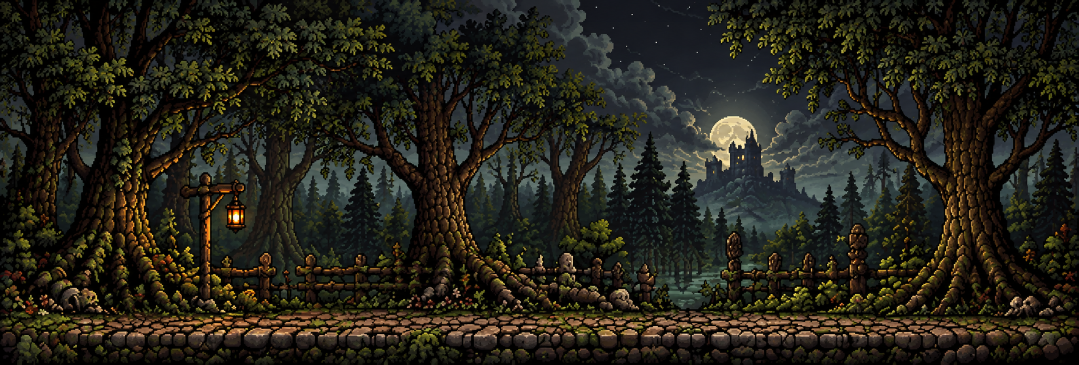
#> input picture art/forest-bg.png, 2157 x 729 px, found by its file name (shown at 1/2 size)
$ python location-bg.py art/forest-bg.png --loc forest --zoom 1.6 --center 0.36
#> lines starting #> are read from the running program, lines starting #| are printed output that depends on the picture
"""Нарезка рисованного фона локации из мастера генератора в два кадра игры.

Кадр забега — прямоугольник 960×320 между топбаром и консолью, и поле боя, и хаб рисуются в него же,
поэтому пропорция у обоих вариантов одна, а разница — в приближении:

* **wide** — поле боя: вся сцена целиком, мастер вписывается по ширине.
* **tall** — карта, хаб, награда, событие: кусок сцены крупнее (`--zoom`), взятый по земле,
  чтобы под текстом хаба лежал не пустой воздух, а тропа. Горизонт куска — `--center`.

Мастер уменьшается усреднением (BOX) без сглаживания и квантуется в палитру `--colors` — на глаз
разницы с полным цветом нет, а файл выходит в разы легче. Чёрные кромки генератора (у части мастеров
сверху и снизу лежит полоса в 10–35 px) срезаются сами: иначе внизу кадра, ровно под ногами бойцов,
появилась бы чёрная лента. Ширина 960 выбрана нарочно: в логическом
кадре это 1:1, на FullHD ровно ×2, так что `image-rendering: pixelated` нигде не пересчитывает пиксели.

    python tools/location-bg.py art/forest-bg.png --loc forest --zoom 1.6 --center 0.36

Готовые файлы — `src/assets/backgrounds/<локация>-wide.png` и `-tall.png`, их подхватывает
`BACKGROUNDS` в src/ui/backgrounds.ts. Нужен Pillow.
"""
import argparse
from pathlib import Path

import numpy as np
from PIL import Image

W, H = 960, 320   # кадр забега: центр между топбаром и консолью
DARK = 12         # ярче этого линия у края уже не кромка, а сцена
FLOOR = 75        # на столько px над низом кадра должна начинаться полоса пола: ступни героя на 38, врага на 64

ap = argparse.ArgumentParser()
ap.add_argument('src', help='мастер из генератора, пропорция примерно 3:1')
ap.add_argument('--loc', required=True, help='id локации: forest, swamp, crypt, hive, caves, ship')
ap.add_argument('--zoom', type=float, default=1.6, help='во сколько раз кусок для хабов крупнее сцены')
ap.add_argument('--center', type=float, default=0.5, help='середина куска для хабов, доля ширины мастера')
ap.add_argument('--colors', type=int, default=128, help='размер палитры; 0 — оставить полный цвет')
ap.add_argument('--no-trim', action='store_true', help='не срезать чёрные кромки мастера')
ap.add_argument('--ground', type=float, default=0, help='где полоса пола начинается сейчас: px от низа готового кадра (0 — не наращивать)')
ap.add_argument('--floor', type=float, default=FLOOR, help=f'где она должна начинаться, px от низа (по умолчанию {FLOOR})')
ap.add_argument('--out', default='src/assets/backgrounds', help='куда класть готовые кадры')
args = ap.parse_args()

master = Image.open(args.src).convert('RGB')
#> master is the input picture: PIL image 2157x729 RGB; mean R, G, B 37.2, 35, 25.3

if not args.no_trim:
    # Кромка генератора: подряд идущие от края почти чёрные линии. Дальше 8 % стороны не режем —
    # там уже может начинаться настоящая тень сцены.
    a = np.asarray(master).astype(int)
    rows, cols = a.mean(axis=(1, 2)), a.mean(axis=(0, 2))
#> rows = 729 values, max 83.97 at index 645, min 2.96 at index 728, mean 32.51; cols = 2157 values, max 65.9 at index 1455, min 12.89 at index 0, mean 32.51

    def edge(line, limit):
#> called with line = array of shape (729,), limit = 60
        n = 0
        while n < limit and line[n] < DARK:
            n += 1
#> this loop made 0 passes
#> after the loop, n = 0
        return n

    top, bottom = edge(rows, a.shape[0] // 12), edge(rows[::-1], a.shape[0] // 12)
#> the loop in edge (call 2), `while n < limit and line[n] < DARK:` made 7 passes
#> top = 0; bottom = 7
    left, right = edge(cols, a.shape[1] // 12), edge(cols[::-1], a.shape[1] // 12)
#> left = 0; right = 0
    if top or bottom or left or right:
        master = master.crop((left, top, master.width - right, master.height - bottom))
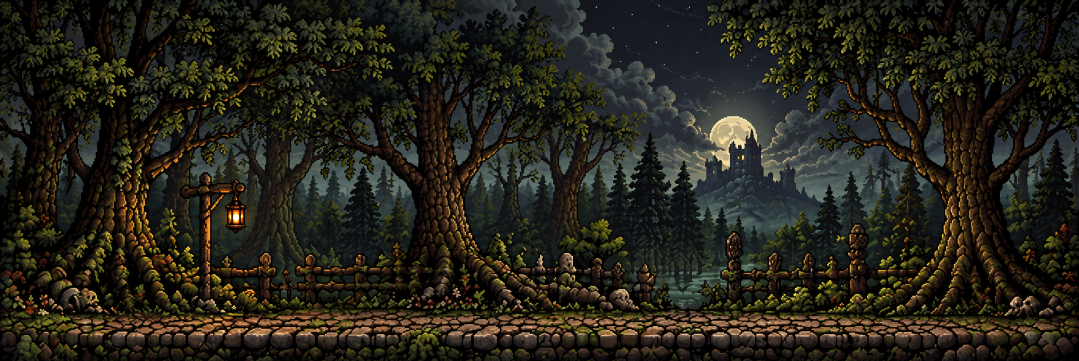
#> master: PIL image 2157x722 RGB (shown at 1/2 size); mean R, G, B 37.5, 35.3, 25.5
        print(f'срезаны чёрные кромки: верх {top}, низ {bottom}, слева {left}, справа {right}')
#| срезаны чёрные кромки: верх 0, низ 7, слева 0, справа 0

if args.ground:
    # Бойцы стоят в полосе 38–64 px над низом кадра, и полоса пола должна начинаться выше них. Подвинуть
    # кадр некуда (мастер и так 3:1), поэтому нижнюю полосу растягиваем вниз, а сверху срезаем ровно
    # столько же: сцена остаётся на месте, пола под ногами становится вдвое больше. Растяжение идёт по
    # перспективе — ближние ряды и так самые крупные, поэтому шов у верхней кромки пола не виден.
    scale = master.height / H
    k = round(args.ground * scale)            # высота полосы пола в мастере
    grow = round(args.floor * scale) - k      # сколько к ней добавить
    if grow > 0:
        floor = master.crop((0, master.height - k, master.width, master.height)).resize((master.width, k + grow), Image.BICUBIC)
        grown = Image.new('RGB', (master.width, master.height + grow))
        grown.paste(master.crop((0, 0, master.width, master.height - k)), (0, 0))
        grown.paste(floor, (0, master.height - k))
        master = grown
        print(f'полоса пола {k} → {k + grow} px мастера (в кадре {args.ground:.0f} → {args.floor:.0f}), сверху уйдёт {grow}')

mw, mh = master.size
#> mw = 2157; mh = 722


def shrink(box: tuple[int, int, int, int]) -> Image.Image:
    """Кусок мастера в кадр игры: усреднение без сглаживания, потом палитра."""
    img = master.crop(box).resize((W, H), Image.BOX)
    return img.quantize(colors=args.colors, method=Image.MEDIANCUT, dither=Image.Dither.NONE) if args.colors else img


out_dir = Path(args.out)
out_dir.mkdir(parents=True, exist_ok=True)

# wide: вся сцена — наибольший кадр 3:1 по центру мастера. Лишнее срезаем, а не сжимаем: у мастера
# после обрезки кромок пропорция уходит от 3:1 на несколько процентов, и сжатие было бы заметно на кладке.
crop_w, crop_h = min(mw, round(mh * W / H)), min(mh, round(mw * H / W))
#> crop_w = 2157; crop_h = 719
frames = {'wide': ((mw - crop_w) // 2, mh - crop_h, (mw - crop_w) // 2 + crop_w, mh)}
#> frames = {'wide': (0, 3, 2157, 722)}

# tall: кусок крупнее, прижатый к низу мастера, — в хабе под текстом остаётся земля.
zw = min(mw, round(mw / args.zoom))
#> zw = 1348
zh = min(mh, round(zw * H / W))
#> zh = 449
zx = max(0, min(mw - zw, round(mw * args.center - zw / 2)))
#> zx = 103
frames['tall'] = (zx, mh - zh, zx + zw, mh)

for variant, box in frames.items():
    path = out_dir / f'{args.loc}-{variant}.png'
    shrink(box).save(path, optimize=True)
#> (the run stopped early here; a loop or call above may not have finished)

$ run again, with art/caves-bg.png copied over art/forest-bg.png
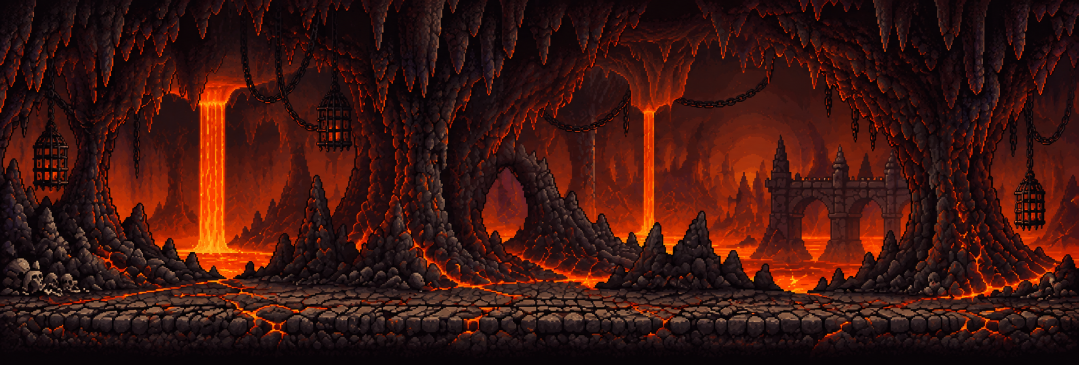
#> input picture art/caves-bg.png, 2157 x 729 px, found by its file name (shown at 1/2 size)
#> master is the input picture: PIL image 2157x729 RGB; mean R, G, B 60.2, 21.9, 16.1
#> rows = 729 values, max 57.87 at index 636, min 5.89 at index 722, mean 32.72; cols = 2157 values, max 79.8 at index 445, min 16.12 at index 0, mean 32.72
#> after the loop in edge, `while n < limit and line[n] < DARK:`: n = 0
#> the loop in edge (call 2), `while n < limit and line[n] < DARK:` made 35 passes
#> bottom = 35
#> left = 0
#> `master = master.crop((left, top, master.width - right, master.height -..`:
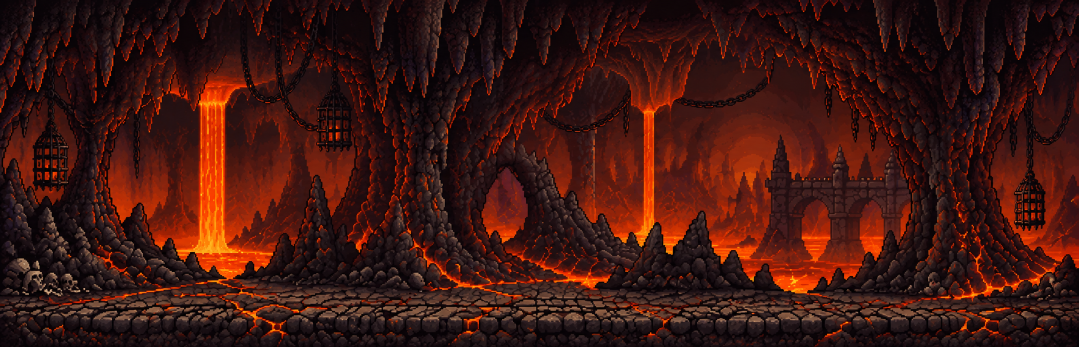
#> master: PIL image 2157x694 RGB (shown at 1/2 size); mean R, G, B 62.8, 22.7, 16.5
#| срезаны чёрные кромки: верх 0, низ 35, слева 0, справа 0

$ run again, with art/crypt-bg.png copied over art/forest-bg.png
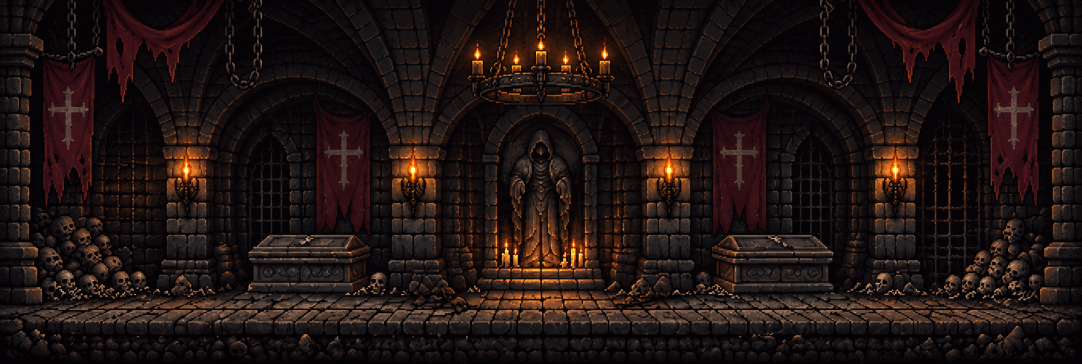
#> input picture art/crypt-bg.png, 2164 x 727 px, found by its file name (shown at 1/2 size)
#> master is the input picture: PIL image 2164x727 RGB; mean R, G, B 31.7, 19.8, 17.8
#> rows = 727 values, max 72 at index 621, min 2.47 at index 726, mean 23.11; cols = 2164 values, max 45.69 at index 1076, min 9.24 at index 2163, mean 23.11
#> the loop in edge, `while n < limit and line[n] < DARK:` made 26 passes
#> after the loop in edge, `while n < limit and line[n] < DARK:`: n = 26
#> the loop in edge (call 2), `while n < limit and line[n] < DARK:` made 17 passes
#> bottom = 17
#> left = 4; right = 6
#> `master = master.crop((left, top, master.width - right, master.height -..`:
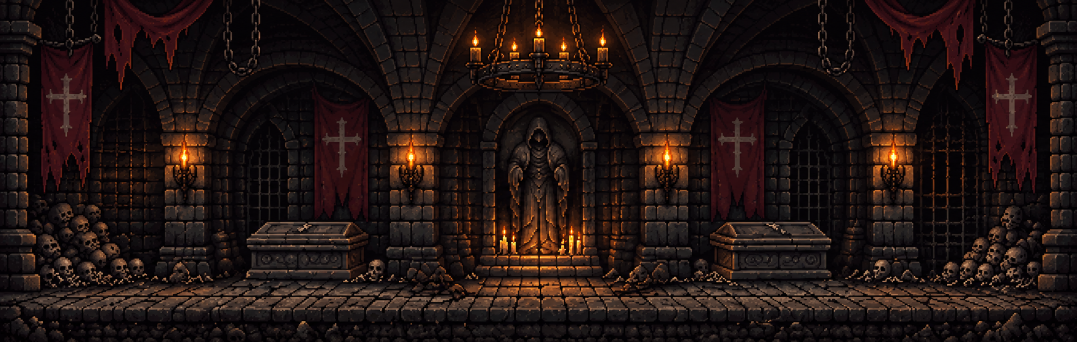
#> master: PIL image 2154x684 RGB (shown at 1/2 size); mean R, G, B 33.1, 20.7, 18.4
#| срезаны чёрные кромки: верх 26, низ 17, слева 4, справа 6
